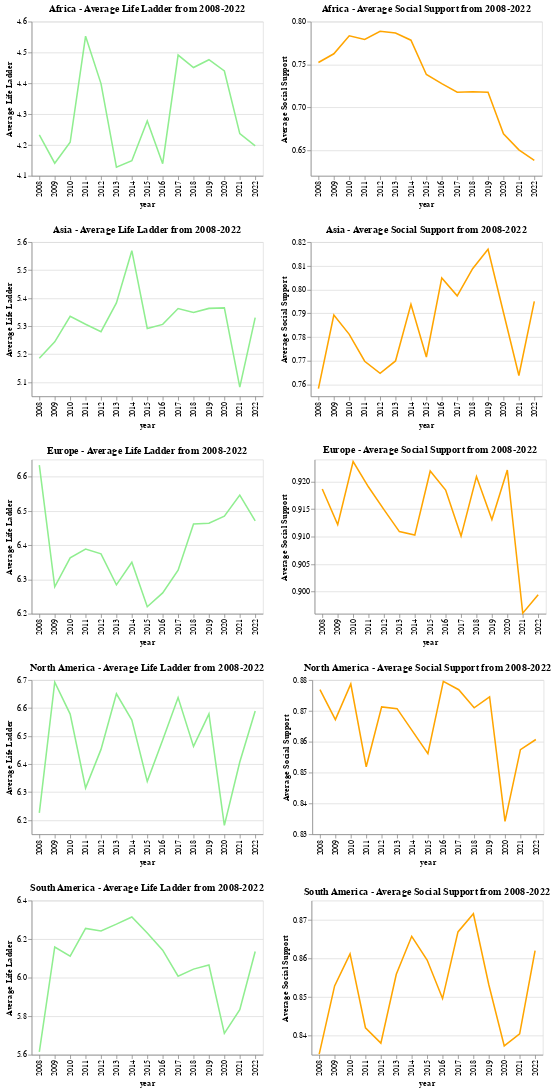

This figure's notebook cell:
### Markdown cell above
## Average Life Ladder vs Average Social support

### Code cell
# empty list to store the concatenated charts
concatenated_charts = []

# creating subplots
for region, data in grouped_data:
    chart1 = alt.Chart(data).mark_line(color='lightgreen').transform_fold(
        fold=['Average Life Ladder', 'Average Social Support'], 
        as_=['variable', 'value']).encode(
        x='year:O',
        y=alt.Y('Life Ladder:Q', title='Average Life Ladder', scale=alt.Scale(zero=False))
    ).properties(
        title=f'{region} - Average Life Ladder from 2008-2022',
        width=300, 
        height=200
    )
    
    chart2 = alt.Chart(data).mark_line(color='orange').transform_fold(
        fold=['Average Life Ladder', 'Average Social Support'], 
        as_=['variable', 'value']).encode(
        x='year:O',
        y=alt.Y('Social support:Q', title='Average Social Support', 
                scale=alt.Scale(zero=False))
    ).properties(
        title=f'{region} - Average Social Support from 2008-2022',
        width=300, 
        height=200
    )
    
    # concatenate the charts horizontally and add to the list
    concatenated_charts.append(alt.hconcat(chart1, chart2))

# concatenate the list of charts vertically
combined_charts = alt.vconcat(*concatenated_charts)

# display the combined chart
display(combined_charts)

### Figure 1 — Vega-Lite specification as saved in the notebook (floating-point values rounded to 4 significant figures)
{"$schema": "https://vega.github.io/schema/vega-lite/v4.17.0.json", "config": {"view": {"continuousHeight": 300, "continuousWidth": 400}}, "datasets": {"data-0771dda063159a32f5066c65d77b8668": [{"Healthy life expectancy at birth": 66.47, "Life Ladder": 6.226, "Log GDP per capita": 9.706, "Region": "North America", "Social support": 0.8769, "year": 2008}, {"Healthy life expectancy at birth": 66.47, "Life Ladder": 6.693, "Log GDP per capita": 9.672, "Region": "North America", "Social support": 0.8671, "year": 2009}, {"Healthy life expectancy at birth": 66.47, "Life Ladder": 6.578, "Log GDP per capita": 9.704, "Region": "North America", "Social support": 0.8787, "year": 2010}, {"Healthy life expectancy at birth": 66.47, "Life Ladder": 6.315, "Log GDP per capita": 9.73, "Region": "North America", "Social support": 0.8519, "year": 2011}, {"Healthy life expectancy at birth": 66.48, "Life Ladder": 6.453, "Log GDP per capita": 9.753, "Region": "North America", "Social support": 0.8713, "year": 2012}, {"Healthy life expectancy at birth": 66.48, "Life Ladder": 6.651, "Log GDP per capita": 9.771, "Region": "North America", "Social support": 0.8707, "year": 2013}, {"Healthy life expectancy at birth": 66.48, "Life Ladder": 6.557, "Log GDP per capita": 9.796, "Region": "North America", "Social support": 0.8634, "year": 2014}, {"Healthy life expectancy at birth": 66.49, "Life Ladder": 6.339, "Log GDP per capita": 9.821, "Region": "North America", "Social support": 0.8561, "year": 2015}, {"Healthy life expectancy at birth": 66.56, "Life Ladder": 6.486, "Log GDP per capita": 9.843, "Region": "North America", "Social support": 0.8796, "year": 2016}, {"Healthy life expectancy at birth": 66.64, "Life Ladder": 6.637, "Log GDP per capita": 9.866, "Region": "North America", "Social support": 0.8769, "year": 2017}, {"Healthy life expectancy at birth": 66.72, "Life Ladder": 6.463, "Log GDP per capita": 9.88, "Region": "North America", "Social support": 0.871, "year": 2018}, {"Healthy life expectancy at birth": 66.8, "Life Ladder": 6.579, "Log GDP per capita": 9.885, "Region": "North America", "Social support": 0.8746, "year": 2019}, {"Healthy life expectancy at birth": 66.88, "Life Ladder": 6.182, "Log GDP per capita": 9.822, "Region": "North America", "Social support": 0.8341, "year": 2020}, {"Healthy life expectancy at birth": 66.96, "Life Ladder": 6.408, "Log GDP per capita": 9.891, "Region": "North America", "Social support": 0.8574, "year": 2021}, {"Healthy life expectancy at birth": 67.04, "Life Ladder": 6.59, "Log GDP per capita": 9.918, "Region": "North America", "Social support": 0.8607, "year": 2022}], "data-30679deb0251886eed83f491249ed3fc": [{"Healthy life expectancy at birth": 62.65, "Life Ladder": 5.186, "Log GDP per capita": 9.107, "Region": "Asia", "Social support": 0.7582, "year": 2008}, {"Healthy life expectancy at birth": 62.88, "Life Ladder": 5.244, "Log GDP per capita": 9.126, "Region": "Asia", "Social support": 0.7892, "year": 2009}, {"Healthy life expectancy at birth": 63.11, "Life Ladder": 5.335, "Log GDP per capita": 9.174, "Region": "Asia", "Social support": 0.7811, "year": 2010}, {"Healthy life expectancy at birth": 63.34, "Life Ladder": 5.307, "Log GDP per capita": 9.211, "Region": "Asia", "Social support": 0.7698, "year": 2011}, {"Healthy life expectancy at birth": 63.57, "Life Ladder": 5.281, "Log GDP per capita": 9.243, "Region": "Asia", "Social support": 0.7647, "year": 2012}, {"Healthy life expectancy at birth": 63.8, "Life Ladder": 5.383, "Log GDP per capita": 9.274, "Region": "Asia", "Social support": 0.7699, "year": 2013}, {"Healthy life expectancy at birth": 64.04, "Life Ladder": 5.569, "Log GDP per capita": 9.295, "Region": "Asia", "Social support": 0.7938, "year": 2014}, {"Healthy life expectancy at birth": 64.27, "Life Ladder": 5.292, "Log GDP per capita": 9.316, "Region": "Asia", "Social support": 0.7716, "year": 2015}, {"Healthy life expectancy at birth": 64.49, "Life Ladder": 5.306, "Log GDP per capita": 9.343, "Region": "Asia", "Social support": 0.8049, "year": 2016}, {"Healthy life expectancy at birth": 64.72, "Life Ladder": 5.363, "Log GDP per capita": 9.383, "Region": "Asia", "Social support": 0.7973, "year": 2017}, {"Healthy life expectancy at birth": 64.95, "Life Ladder": 5.349, "Log GDP per capita": 9.418, "Region": "Asia", "Social support": 0.8088, "year": 2018}, {"Healthy life expectancy at birth": 65.18, "Life Ladder": 5.364, "Log GDP per capita": 9.442, "Region": "Asia", "Social support": 0.817, "year": 2019}, {"Healthy life expectancy at birth": 65.41, "Life Ladder": 5.365, "Log GDP per capita": 9.366, "Region": "Asia", "Social support": 0.7903, "year": 2020}, {"Healthy life expectancy at birth": 65.63, "Life Ladder": 5.083, "Log GDP per capita": 9.398, "Region": "Asia", "Social support": 0.7638, "year": 2021}, {"Healthy life expectancy at birth": 65.86, "Life Ladder": 5.331, "Log GDP per capita": 9.434, "Region": "Asia", "Social support": 0.795, "year": 2022}], "data-6a974067d9040e9bd8005ac24a4f38ba": [{"Healthy life expectancy at birth": 67.02, "Life Ladder": 6.634, "Log GDP per capita": 10.38, "Region": "Europe", "Social support": 0.9186, "year": 2008}, {"Healthy life expectancy at birth": 67.21, "Life Ladder": 6.278, "Log GDP per capita": 10.3, "Region": "Europe", "Social support": 0.9122, "year": 2009}, {"Healthy life expectancy at birth": 67.4, "Life Ladder": 6.363, "Log GDP per capita": 10.33, "Region": "Europe", "Social support": 0.9236, "year": 2010}, {"Healthy life expectancy at birth": 67.59, "Life Ladder": 6.389, "Log GDP per capita": 10.36, "Region": "Europe", "Social support": 0.919, "year": 2011}, {"Healthy life expectancy at birth": 67.78, "Life Ladder": 6.375, "Log GDP per capita": 10.36, "Region": "Europe", "Social support": 0.9149, "year": 2012}, {"Healthy life expectancy at birth": 67.97, "Life Ladder": 6.284, "Log GDP per capita": 10.37, "Region": "Europe", "Social support": 0.9109, "year": 2013}, {"Healthy life expectancy at birth": 68.16, "Life Ladder": 6.35, "Log GDP per capita": 10.38, "Region": "Europe", "Social support": 0.9103, "year": 2014}, {"Healthy life expectancy at birth": 68.35, "Life Ladder": 6.22, "Log GDP per capita": 10.41, "Region": "Europe", "Social support": 0.9219, "year": 2015}, {"Healthy life expectancy at birth": 68.54, "Life Ladder": 6.261, "Log GDP per capita": 10.43, "Region": "Europe", "Social support": 0.9185, "year": 2016}, {"Healthy life expectancy at birth": 68.72, "Life Ladder": 6.327, "Log GDP per capita": 10.46, "Region": "Europe", "Social support": 0.9101, "year": 2017}, {"Healthy life expectancy at birth": 68.9, "Life Ladder": 6.462, "Log GDP per capita": 10.49, "Region": "Europe", "Social support": 0.9209, "year": 2018}, {"Healthy life expectancy at birth": 69.08, "Life Ladder": 6.464, "Log GDP per capita": 10.51, "Region": "Europe", "Social support": 0.9131, "year": 2019}, {"Healthy life expectancy at birth": 69.26, "Life Ladder": 6.485, "Log GDP per capita": 10.46, "Region": "Europe", "Social support": 0.9221, "year": 2020}, {"Healthy life expectancy at birth": 69.45, "Life Ladder": 6.546, "Log GDP per capita": 10.53, "Region": "Europe", "Social support": 0.8961, "year": 2021}, {"Healthy life expectancy at birth": 69.63, "Life Ladder": 6.471, "Log GDP per capita": 10.52, "Region": "Europe", "Social support": 0.8995, "year": 2022}], "data-7897036452a44658c89c432f399bdd7a": [{"Healthy life expectancy at birth": 65.9, "Life Ladder": 5.615, "Log GDP per capita": 9.457, "Region": "South America", "Social support": 0.8351, "year": 2008}, {"Healthy life expectancy at birth": 66.1, "Life Ladder": 6.159, "Log GDP per capita": 9.451, "Region": "South America", "Social support": 0.8529, "year": 2009}, {"Healthy life expectancy at birth": 66.3, "Life Ladder": 6.111, "Log GDP per capita": 9.502, "Region": "South America", "Social support": 0.8611, "year": 2010}, {"Healthy life expectancy at birth": 66.5, "Life Ladder": 6.255, "Log GDP per capita": 9.552, "Region": "South America", "Social support": 0.842, "year": 2011}, {"Healthy life expectancy at birth": 66.7, "Life Ladder": 6.242, "Log GDP per capita": 9.582, "Region": "South America", "Social support": 0.838, "year": 2012}, {"Healthy life expectancy at birth": 66.9, "Life Ladder": 6.277, "Log GDP per capita": 9.617, "Region": "South America", "Social support": 0.8559, "year": 2013}, {"Healthy life expectancy at birth": 67.1, "Life Ladder": 6.315, "Log GDP per capita": 9.633, "Region": "South America", "Social support": 0.8657, "year": 2014}, {"Healthy life expectancy at birth": 67.3, "Life Ladder": 6.232, "Log GDP per capita": 9.645, "Region": "South America", "Social support": 0.8596, "year": 2015}, {"Healthy life expectancy at birth": 67.44, "Life Ladder": 6.142, "Log GDP per capita": 9.648, "Region": "South America", "Social support": 0.8496, "year": 2016}, {"Healthy life expectancy at birth": 67.57, "Life Ladder": 6.008, "Log GDP per capita": 9.658, "Region": "South America", "Social support": 0.8669, "year": 2017}, {"Healthy life expectancy at birth": 67.71, "Life Ladder": 6.044, "Log GDP per capita": 9.663, "Region": "South America", "Social support": 0.8716, "year": 2018}, {"Healthy life expectancy at birth": 67.84, "Life Ladder": 6.066, "Log GDP per capita": 9.658, "Region": "South America", "Social support": 0.8531, "year": 2019}, {"Healthy life expectancy at birth": 67.98, "Life Ladder": 5.711, "Log GDP per capita": 9.563, "Region": "South America", "Social support": 0.8373, "year": 2020}, {"Healthy life expectancy at birth": 68.11, "Life Ladder": 5.833, "Log GDP per capita": 9.636, "Region": "South America", "Social support": 0.8404, "year": 2021}, {"Healthy life expectancy at birth": 68.25, "Life Ladder": 6.135, "Log GDP per capita": 9.666, "Region": "South America", "Social support": 0.862, "year": 2022}], "data-e193ab4508e3ced1fba11070e242a343": [{"Healthy life expectancy at birth": 50.89, "Life Ladder": 4.233, "Log GDP per capita": 7.811, "Region": "Africa", "Social support": 0.7523, "year": 2008}, {"Healthy life expectancy at birth": 51.44, "Life Ladder": 4.141, "Log GDP per capita": 7.835, "Region": "Africa", "Social support": 0.7624, "year": 2009}, {"Healthy life expectancy at birth": 52, "Life Ladder": 4.209, "Log GDP per capita": 7.884, "Region": "Africa", "Social support": 0.7834, "year": 2010}, {"Healthy life expectancy at birth": 52.56, "Life Ladder": 4.553, "Log GDP per capita": 7.925, "Region": "Africa", "Social support": 0.7791, "year": 2011}, {"Healthy life expectancy at birth": 53.11, "Life Ladder": 4.399, "Log GDP per capita": 7.956, "Region": "Africa", "Social support": 0.7887, "year": 2012}, {"Healthy life expectancy at birth": 53.67, "Life Ladder": 4.128, "Log GDP per capita": 7.973, "Region": "Africa", "Social support": 0.7866, "year": 2013}, {"Healthy life expectancy at birth": 54.23, "Life Ladder": 4.149, "Log GDP per capita": 7.994, "Region": "Africa", "Social support": 0.7783, "year": 2014}, {"Healthy life expectancy at birth": 54.79, "Life Ladder": 4.278, "Log GDP per capita": 8.014, "Region": "Africa", "Social support": 0.7383, "year": 2015}, {"Healthy life expectancy at birth": 55.23, "Life Ladder": 4.139, "Log GDP per capita": 8.031, "Region": "Africa", "Social support": 0.7276, "year": 2016}, {"Healthy life expectancy at birth": 55.66, "Life Ladder": 4.492, "Log GDP per capita": 8.059, "Region": "Africa", "Social support": 0.7176, "year": 2017}, {"Healthy life expectancy at birth": 56.1, "Life Ladder": 4.451, "Log GDP per capita": 8.085, "Region": "Africa", "Social support": 0.718, "year": 2018}, {"Healthy life expectancy at birth": 56.54, "Life Ladder": 4.476, "Log GDP per capita": 8.092, "Region": "Africa", "Social support": 0.7174, "year": 2019}, {"Healthy life expectancy at birth": 56.98, "Life Ladder": 4.44, "Log GDP per capita": 8.059, "Region": "Africa", "Social support": 0.669, "year": 2020}, {"Healthy life expectancy at birth": 57.42, "Life Ladder": 4.237, "Log GDP per capita": 8.088, "Region": "Africa", "Social support": 0.6503, "year": 2021}, {"Healthy life expectancy at birth": 57.86, "Life Ladder": 4.197, "Log GDP per capita": 8.101, "Region": "Africa", "Social support": 0.6379, "year": 2022}]}, "vconcat": [{"data": {"name": "data-e193ab4508e3ced1fba11070e242a343"}, "hconcat": [{"encoding": {"x": {"field": "year", "type": "ordinal"}, "y": {"field": "Life Ladder", "scale": {"zero": false}, "title": "Average Life Ladder", "type": "quantitative"}}, "height": 200, "mark": {"color": "lightgreen", "type": "line"}, "title": "Africa - Average Life Ladder from 2008-2022", "transform": [{"as": ["variable", "value"], "fold": ["Average Life Ladder", "Average Social Support"]}], "width": 300}, {"encoding": {"x": {"field": "year", "type": "ordinal"}, "y": {"field": "Social support", "scale": {"zero": false}, "title": "Average Social Support", "type": "quantitative"}}, "height": 200, "mark": {"color": "orange", "type": "line"}, "title": "Africa - Average Social Support from 2008-2022", "transform": [{"as": ["variable", "value"], "fold": ["Average Life Ladder", "Average Social Support"]}], "width": 300}]}, {"data": {"name": "data-30679deb0251886eed83f491249ed3fc"}, "hconcat": [{"encoding": {"x": {"field": "year", "type": "ordinal"}, "y": {"field": "Life Ladder", "scale": {"zero": false}, "title": "Average Life Ladder", "type": "quantitative"}}, "height": 200, "mark": {"color": "lightgreen", "type": "line"}, "title": "Asia - Average Life Ladder from 2008-2022", "transform": [{"as": ["variable", "value"], "fold": ["Average Life Ladder", "Average Social Support"]}], "width": 300}, {"encoding": {"x": {"field": "year", "type": "ordinal"}, "y": {"field": "Social support", "scale": {"zero": false}, "title": "Average Social Support", "type": "quantitative"}}, "height": 200, "mark": {"color": "orange", "type": "line"}, "title": "Asia - Average Social Support from 2008-2022", "transform": [{"as": ["variable", "value"], "fold": ["Average Life Ladder", "Average Social Support"]}], "width": 300}]}, {"data": {"name": "data-6a974067d9040e9bd8005ac24a4f38ba"}, "hconcat": [{"encoding": {"x": {"field": "year", "type": "ordinal"}, "y": {"field": "Life Ladder", "scale": {"zero": false}, "title": "Average Life Ladder", "type": "quantitative"}}, "height": 200, "mark": {"color": "lightgreen", "type": "line"}, "title": "Europe - Average Life Ladder from 2008-2022", "transform": [{"as": ["variable", "value"], "fold": ["Average Life Ladder", "Average Social Support"]}], "width": 300}, {"encoding": {"x": {"field": "year", "type": "ordinal"}, "y": {"field": "Social support", "scale": {"zero": false}, "title": "Average Social Support", "type": "quantitative"}}, "height": 200, "mark": {"color": "orange", "type": "line"}, "title": "Europe - Average Social Support from 2008-2022", "transform": [{"as": ["variable", "value"], "fold": ["Average Life Ladder", "Average Social Support"]}], "width": 300}]}, {"data": {"name": "data-0771dda063159a32f5066c65d77b8668"}, "hconcat": [{"encoding": {"x": {"field": "year", "type": "ordinal"}, "y": {"field": "Life Ladder", "scale": {"zero": false}, "title": "Average Life Ladder", "type": "quantitative"}}, "height": 200, "mark": {"color": "lightgreen", "type": "line"}, "title": "North America - Average Life Ladder from 2008-2022", "transform": [{"as": ["variable", "value"], "fold": ["Average Life Ladder", "Average Social Support"]}], "width": 300}, {"encoding": {"x": {"field": "year", "type": "ordinal"}, "y": {"field": "Social support", "scale": {"zero": false}, "title": "Average Social Support", "type": "quantitative"}}, "height": 200, "mark": {"color": "orange", "type": "line"}, "title": "North America - Average Social Support from 2008-2022", "transform": [{"as": ["variable", "value"], "fold": ["Average Life Ladder", "Average Social Support"]}], "width": 300}]}, {"data": {"name": "data-7897036452a44658c89c432f399bdd7a"}, "hconcat": [{"encoding": {"x": {"field": "year", "type": "ordinal"}, "y": {"field": "Life Ladder", "scale": {"zero": false}, "title": "Average Life Ladder", "type": "quantitative"}}, "height": 200, "mark": {"color": "lightgreen", "type": "line"}, "title": "South America - Average Life Ladder from 2008-2022", "transform": [{"as": ["variable", "value"], "fold": ["Average Life Ladder", "Average Social Support"]}], "width": 300}, {"encoding": {"x": {"field": "year", "type": "ordinal"}, "y": {"field": "Social support", "scale": {"zero": false}, "title": "Average Social Support", "type": "quantitative"}}, "height": 200, "mark": {"color": "orange", "type": "line"}, "title": "South America - Average Social Support from 2008-2022", "transform": [{"as": ["variable", "value"], "fold": ["Average Life Ladder", "Average Social Support"]}], "width": 300}]}]}
